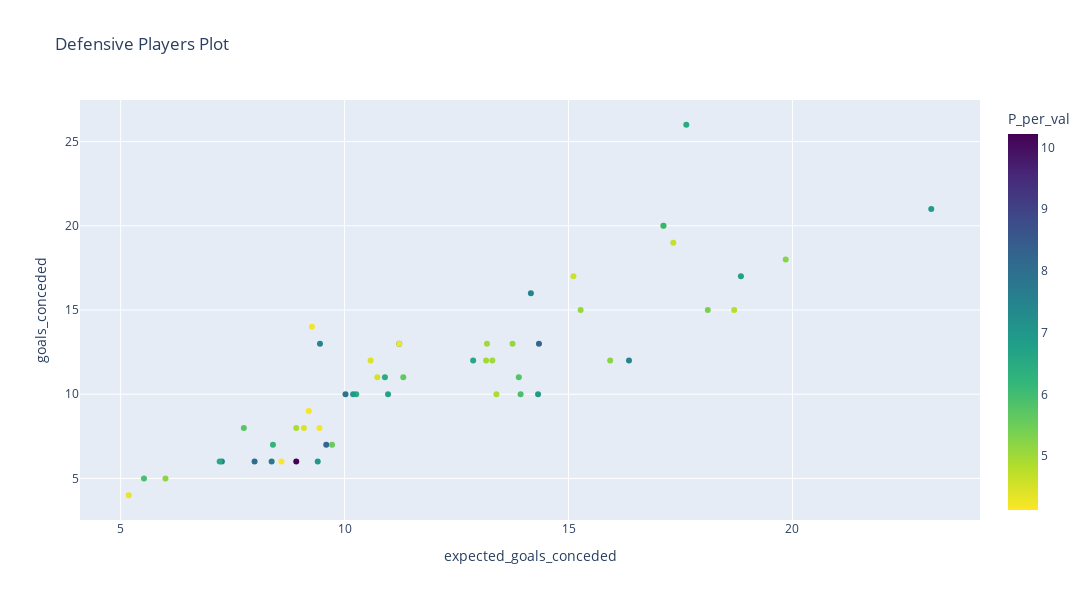

Notebook source saved alongside this figure:
### Code cell
### INPUTS:

DEF_PRICE_MAX = 20
DEF_ATTR_LIST = ["value", "egi_per_val", "xP_per_val", "P_per_val", "efficiency", "expected_goal_involvements"]
DEF_IDX = -3

# Plotting Code
plot_df = def_returns_player_grouped_df[def_returns_player_grouped_df["value"] <= PRICE_MAX]
MASK = plot_df[DEF_ATTR_LIST[DEF_IDX]] > 4

color = px.colors.sequential.Viridis
if AM_ATTR_LIST[AM_IDX] == "value":
    color = px.colors.sequential.Viridis_r
    
def_fig = px.scatter(plot_df[MASK], x= "expected_goals_conceded", y= "goals_conceded",
           hover_name= "name", color= DEF_ATTR_LIST[DEF_IDX], color_continuous_scale= color, title= "Defensive Players Plot", width= 1200, height= 600)

def_fig.show()

### Figure 1 — Plotly figure (JSON) as saved in the notebook; plotly's stock layout.template omitted (floating-point values rounded to 4 significant figures)
{"data": [{"hovertemplate": "<b>%{hovertext}</b><br><br>expected_goals_conceded=%{x}<br>goals_conceded=%{y}<br>P_per_val=%{marker.color}<extra></extra>", "hovertext": ["Andrew Robertson", "Antonee Robinson", "Ashley Young", "Benjamin White", "Calvin Bassey", "Cristian Romero", "Dan Burn", "Daniel Muñoz", "Destiny Udogie", "Diogo Dalot Teixeira", "Ethan Pinnock", "Ezri Konsa Ngoyo", "Ferdi Kadioglu", "Gabriel dos Santos Magalhães", "Ibrahima Konaté", "Illia Zabarnyi", "James Justin", "James Tarkowski", "Jan Paul van Hecke", "Joël Veltman", "Joško Gvardiol", "Kenny Tete", "Kyle Walker-Peters", "Leif Davis", "Levi Colwill", "Lewis Dunk", "Lewis Hall", "Lisandro Martínez", "Lucas Digne", "Manuel Akanji", "Marc Guéhi", "Matthijs de Ligt", "Max Kilman", "Maxence Lacroix", "Michael Keane", "Micky van de Ven", "Milos Kerkez", "Murillo Santiago Costa dos Santos", "Nathan Collins", "Nikola Milenković", "Noussair Mazraoui", "Ola Aina", "Pedro Porro", "Rayan Aït-Nouri", "Rico Lewis", "Sugawara Yukinari", "Taylor Harwood-Bellis", "Tino Livramento", "Trent Alexander-Arnold", "Trevoh Chalobah", "Tyrick Mitchell", "Virgil van Dijk", "Wout Faes", "Álex Moreno Lopera"], "legendgroup": "", "marker": {"color": [5.167, 7.234, 6.444, 4.127, 4.222, 6.471, 5.909, 5, 4.49, 7.451, 4.889, 4.222, 4.222, 6.935, 7.547, 5, 6.739, 4.583, 4.889, 6.667, 7.903, 4.444, 4.773, 6.889, 5, 4.889, 6.977, 5.227, 7.447, 4.182, 8.182, 5.8, 4.667, 4.444, 7.442, 5.745, 6.591, 8.222, 6.222, 7.778, 6.889, 10.22, 5.636, 6.522, 6.25, 5.111, 5.366, 5.556, 6.571, 4.318, 5.102, 8.065, 5.238, 5.909], "coloraxis": "coloraxis", "symbol": "circle"}, "mode": "markers", "name": "", "orientation": "v", "showlegend": false, "type": "scatter", "x": [6, 11.22, 10.26, 8.59, 11.22, 10.9, 13.93, 13.18, 10.73, 16.35, 17.12, 9.27, 9.44, 10.19, 7.26, 13.16, 18.85, 15.11, 8.92, 10.97, 10.02, 10.58, 18.7, 23.1, 13.3, 13.39, 9.4, 15.93, 9.45, 9.2, 14.34, 13.89, 17.34, 9.09, 14.16, 7.75, 12.87, 9.59, 17.12, 8.37, 14.32, 8.92, 11.31, 17.63, 8.4, 15.27, 18.11, 9.72, 7.21, 5.18, 13.75, 7.99, 19.85, 5.52], "xaxis": "x", "y": [5, 13, 10, 6, 13, 11, 10, 13, 11, 12, 20, 14, 8, 10, 6, 12, 17, 17, 8, 10, 10, 12, 15, 21, 12, 10, 6, 12, 13, 9, 13, 11, 19, 8, 16, 8, 12, 7, 20, 6, 10, 6, 11, 26, 7, 15, 15, 7, 6, 4, 13, 6, 18, 5], "yaxis": "y"}], "layout": {"coloraxis": {"colorbar": {"title": {"text": "P_per_val"}}, "colorscale": [[0, "#fde725"], [0.1111, "#b5de2b"], [0.2222, "#6ece58"], [0.3333, "#35b779"], [0.4444, "#1f9e89"], [0.5556, "#26828e"], [0.6667, "#31688e"], [0.7778, "#3e4989"], [0.8889, "#482878"], [1, "#440154"]]}, "height": 600, "legend": {"tracegroupgap": 0}, "title": {"text": "Defensive Players Plot"}, "width": 1200, "xaxis": {"anchor": "y", "domain": [0, 1], "title": {"text": "expected_goals_conceded"}}, "yaxis": {"anchor": "x", "domain": [0, 1], "title": {"text": "goals_conceded"}}}}
